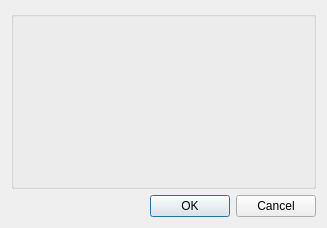
<?xml version="1.0" encoding="UTF-8"?>
<ui version="4.0">
 <class>Dialog</class>
 <widget class="QDialog" name="Dialog">
  <property name="geometry">
   <rect>
    <x>0</x>
    <y>0</y>
    <width>327</width>
    <height>228</height>
   </rect>
  </property>
  <property name="windowTitle">
   <string>Dialog</string>
  </property>
  <layout class="QVBoxLayout" name="verticalLayout">
   <item>
    <widget class="QGroupBox" name="groupBox">
     <property name="title">
      <string/>
     </property>
     <layout class="QVBoxLayout" name="verticalLayout_2">
      <item>
       <layout class="QVBoxLayout" name="layoutContaner">
        <property name="spacing">
         <number>0</number>
        </property>
        <property name="sizeConstraint">
         <enum>QLayout::SetFixedSize</enum>
        </property>
        <property name="leftMargin">
         <number>5</number>
        </property>
       </layout>
      </item>
     </layout>
    </widget>
   </item>
   <item>
    <widget class="QDialogButtonBox" name="buttonBox">
     <property name="orientation">
      <enum>Qt::Horizontal</enum>
     </property>
     <property name="standardButtons">
      <set>QDialogButtonBox::Cancel|QDialogButtonBox::Ok</set>
     </property>
     <property name="centerButtons">
      <bool>false</bool>
     </property>
    </widget>
   </item>
  </layout>
 </widget>
 <resources/>
 <connections>
  <connection>
   <sender>buttonBox</sender>
   <signal>accepted()</signal>
   <receiver>Dialog</receiver>
   <slot>accept()</slot>
   <hints>
    <hint type="sourcelabel">
     <x>248</x>
     <y>254</y>
    </hint>
    <hint type="destinationlabel">
     <x>157</x>
     <y>274</y>
    </hint>
   </hints>
  </connection>
  <connection>
   <sender>buttonBox</sender>
   <signal>rejected()</signal>
   <receiver>Dialog</receiver>
   <slot>reject()</slot>
   <hints>
    <hint type="sourcelabel">
     <x>316</x>
     <y>260</y>
    </hint>
    <hint type="destinationlabel">
     <x>286</x>
     <y>274</y>
    </hint>
   </hints>
  </connection>
 </connections>
</ui>
